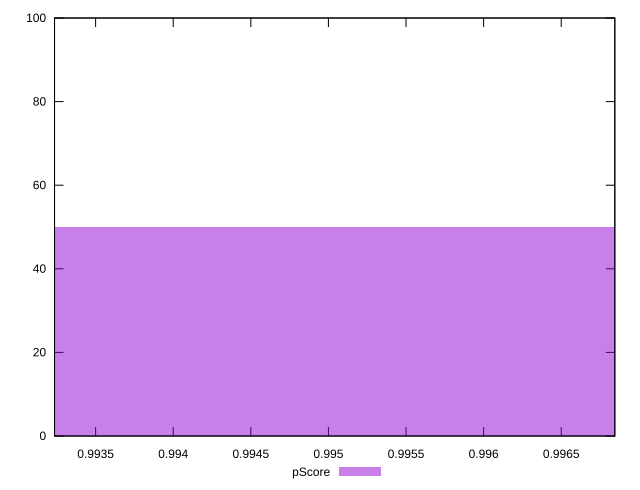

The gnuplot source for this figure:
reset

$pScore <<EOF
0.9964535658174205 50
0.9927215299903889 50
EOF

set key outside below
set boxwidth 0.0037320358270315373
set xrange [0.9932353217589898:0.9968452734058874]
set yrange [0:100]
set trange [0:100]
set style fill transparent solid 0.5 noborder
set terminal svg size 640, 490 enhanced background rgb 'white'
set output "reprap/first-cpu-idle/samples/pages+cached+noexternal+noimg/pScore/histogram.svg"

plot $pScore title "pScore" with boxes

reset
